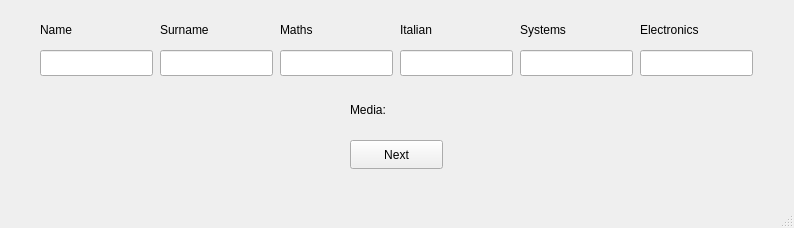
<?xml version="1.0" encoding="UTF-8"?>
<ui version="4.0">
 <class>MainWindow</class>
 <widget class="QMainWindow" name="MainWindow">
  <property name="geometry">
   <rect>
    <x>0</x>
    <y>0</y>
    <width>794</width>
    <height>228</height>
   </rect>
  </property>
  <property name="windowTitle">
   <string>Pagelle</string>
  </property>
  <widget class="QWidget" name="centralwidget">
   <widget class="QPushButton" name="pushButton">
    <property name="geometry">
     <rect>
      <x>350</x>
      <y>140</y>
      <width>93</width>
      <height>29</height>
     </rect>
    </property>
    <property name="text">
     <string>Next</string>
    </property>
    <property name="autoDefault">
     <bool>true</bool>
    </property>
   </widget>
   <widget class="QLineEdit" name="name">
    <property name="geometry">
     <rect>
      <x>40</x>
      <y>50</y>
      <width>113</width>
      <height>26</height>
     </rect>
    </property>
    <property name="focusPolicy">
     <enum>Qt::FocusPolicy::StrongFocus</enum>
    </property>
    <property name="text">
     <string/>
    </property>
   </widget>
   <widget class="QLineEdit" name="systems">
    <property name="geometry">
     <rect>
      <x>520</x>
      <y>50</y>
      <width>113</width>
      <height>26</height>
     </rect>
    </property>
    <property name="text">
     <string/>
    </property>
   </widget>
   <widget class="QLineEdit" name="italian">
    <property name="geometry">
     <rect>
      <x>400</x>
      <y>50</y>
      <width>113</width>
      <height>26</height>
     </rect>
    </property>
    <property name="text">
     <string/>
    </property>
   </widget>
   <widget class="QLineEdit" name="maths">
    <property name="geometry">
     <rect>
      <x>280</x>
      <y>50</y>
      <width>113</width>
      <height>26</height>
     </rect>
    </property>
    <property name="text">
     <string/>
    </property>
   </widget>
   <widget class="QLineEdit" name="surname">
    <property name="geometry">
     <rect>
      <x>160</x>
      <y>50</y>
      <width>113</width>
      <height>26</height>
     </rect>
    </property>
    <property name="text">
     <string/>
    </property>
   </widget>
   <widget class="QLineEdit" name="pyduts">
    <property name="geometry">
     <rect>
      <x>640</x>
      <y>50</y>
      <width>113</width>
      <height>26</height>
     </rect>
    </property>
    <property name="text">
     <string/>
    </property>
   </widget>
   <widget class="QLabel" name="label">
    <property name="geometry">
     <rect>
      <x>40</x>
      <y>20</y>
      <width>63</width>
      <height>20</height>
     </rect>
    </property>
    <property name="text">
     <string>Name</string>
    </property>
   </widget>
   <widget class="QLabel" name="label_2">
    <property name="geometry">
     <rect>
      <x>160</x>
      <y>20</y>
      <width>63</width>
      <height>20</height>
     </rect>
    </property>
    <property name="text">
     <string>Surname</string>
    </property>
   </widget>
   <widget class="QLabel" name="label_3">
    <property name="geometry">
     <rect>
      <x>280</x>
      <y>20</y>
      <width>63</width>
      <height>20</height>
     </rect>
    </property>
    <property name="text">
     <string>Maths</string>
    </property>
   </widget>
   <widget class="QLabel" name="label_4">
    <property name="geometry">
     <rect>
      <x>400</x>
      <y>20</y>
      <width>63</width>
      <height>20</height>
     </rect>
    </property>
    <property name="text">
     <string>Italian</string>
    </property>
   </widget>
   <widget class="QLabel" name="label_5">
    <property name="geometry">
     <rect>
      <x>520</x>
      <y>20</y>
      <width>63</width>
      <height>20</height>
     </rect>
    </property>
    <property name="text">
     <string>Systems</string>
    </property>
   </widget>
   <widget class="QLabel" name="label_6">
    <property name="geometry">
     <rect>
      <x>640</x>
      <y>20</y>
      <width>63</width>
      <height>20</height>
     </rect>
    </property>
    <property name="text">
     <string>Electronics</string>
    </property>
   </widget>
   <widget class="QLabel" name="mediaLabel">
    <property name="geometry">
     <rect>
      <x>350</x>
      <y>100</y>
      <width>161</width>
      <height>20</height>
     </rect>
    </property>
    <property name="text">
     <string>Media: </string>
    </property>
   </widget>
  </widget>
  <widget class="QMenuBar" name="menubar">
   <property name="geometry">
    <rect>
     <x>0</x>
     <y>0</y>
     <width>794</width>
     <height>21</height>
    </rect>
   </property>
  </widget>
  <widget class="QStatusBar" name="statusbar"/>
 </widget>
 <tabstops>
  <tabstop>name</tabstop>
  <tabstop>surname</tabstop>
  <tabstop>maths</tabstop>
  <tabstop>italian</tabstop>
  <tabstop>systems</tabstop>
  <tabstop>pyduts</tabstop>
  <tabstop>pushButton</tabstop>
 </tabstops>
 <resources/>
 <connections/>
</ui>
